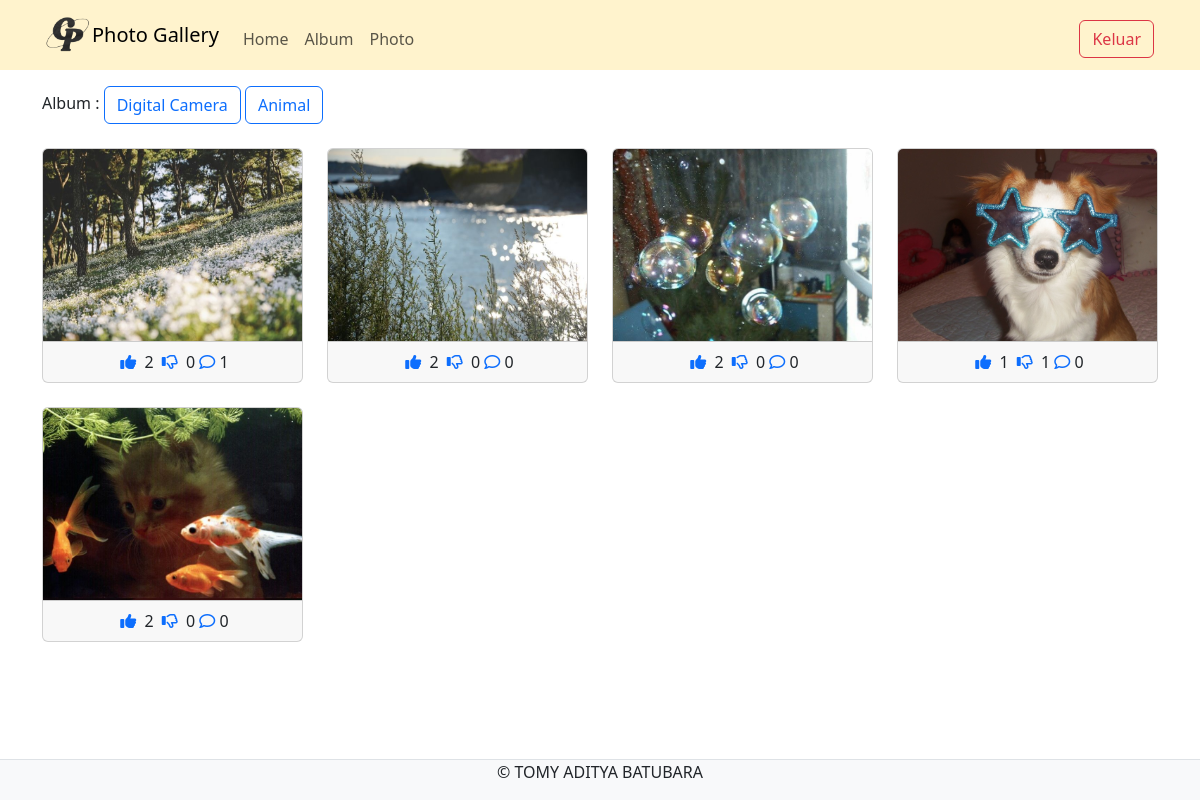
The app's page /admin/home.php?albumid=9 (signed in) with its own data.
### tables this page shows
CREATE TABLE `album` (
  `albumid` int(11) NOT NULL,
  `namaalbum` varchar(255) NOT NULL,
  `deskripsi` text NOT NULL,
  `tanggaldibuat` date NOT NULL,
  `userid` int(11) NOT NULL
);

CREATE TABLE `foto` (
  `fotoid` int(11) NOT NULL,
  `judulfoto` varchar(255) NOT NULL,
  `deskripsifoto` text NOT NULL,
  `tanggalunggah` date NOT NULL,
  `lokasifile` varchar(255) NOT NULL,
  `albumid` int(11) NOT NULL,
  `userid` int(11) NOT NULL
);

### admin/home.php (the view, shortened to what this page needs)
<?php
$userid = $_SESSION['userid'];
include'../config/koneksi.php';
?>
<!DOCTYPE html>
<html>
<head>
  <link rel="stylesheet" type="text/css" href="../assets/css/bootstrap.min.css">
  <link rel="stylesheet" href="https://cdnjs.cloudflare.com/ajax/libs/font-awesome/6.5.1/css/all.min.css"/>
</head>
<body>
  <nav class="navbar navbar-expand-lg bg-warning-subtle">
    <div class="container">
	<img src="Untitled507_20240319140438.png" alt="Logo" width="50">
      <a class="navbar-brand" href="index.php"> Photo Gallery </a>
      <div class="collapse navbar-collapse mt-2" id="navbarNavAltMarkup">
        <div class="navbar-nav me-auto">
          <a href="home.php" class="nav-link"> Home </a>
          <a href="album.php" class="nav-link"> Album </a>
          <a href="foto.php" class="nav-link"> Photo </a>
        </div>
        <a href="../config/aksi_logout.php" class="btn btn-outline-danger m-1"> Keluar </a>
      </div>
  </nav>
  <div class="container mt-3 mt-2">
	Album :
	<?php
	$album = mysqli_query($koneksi, "SELECT * FROM album WHERE userid='$userid'");
	while($row = mysqli_fetch_array($album)) { ?>
	<a href ="home.php?albumid=<?php echo $row['albumid'] ?>" class ="btn btn-outline-primary">
	<?php echo $row['namaalbum'] ?></a>
	<?php } ?>
    <div class="row">
    <?php
	if (isset($_GET['albumid'])) {
	$albumid  = $_GET['albumid'];
    $query = mysqli_query($koneksi, "SELECT * FROM foto WHERE userid='$userid' AND albumid='$albumid'");
    while($data = mysqli_fetch_array($query)) {
    ?>
        <div class="col-md-3">
          <a type="button" data-bs-toggle="modal" data-bs-target="#komentar<?php echo $data['fotoid']?>">
            <div class="card">
              <img style ="height: 12rem;" src="../assets/img/<?php echo $data['lokasifile'] ?>" class="card-img-top"
			  title="<?php echo $data['judulfoto'] ?>">
              <div class="card-footer text-center">
				<?php
				$fotoid = $data['fotoid'];
				$ceksuka = mysqli_query($koneksi, "SELECT * FROM likefoto WHERE fotoid='$fotoid' AND userid='$userid'");
				$cekbatalsuka = mysqli_query($koneksi, "SELECT * FROM dislikefoto WHERE fotoid='$fotoid' AND userid='$userid'");
				if (mysqli_num_rows($ceksuka) == 1) { ?>
				<a href="../config/proses_like.php?fotoid=<?php echo $data ['fotoid'] ?>" type="submit" name="batalsuka"><i class="fa fa-thumbs-up m-1"></i></a>
				<?php } else { ?>
				<a href="../config/proses_like.php?fotoid=<?php echo $data ['fotoid'] ?>" type="submit" name="suka"><i class="fa-regular fa-thumbs-up m-1"></i></a>
				<?php }
				$like = mysqli_query($koneksi, "SELECT * FROM likefoto WHERE fotoid='$fotoid'");
				echo mysqli_num_rows($like). ' ';
				?>
				<?php
				if (mysqli_num_rows($cekbatalsuka) == 1) { ?>
				<a href="../config/proses_dislike.php?fotoid=<?php echo $data ['fotoid'] ?>" type="submit" name="batal_batalsuka"><i class="fa fa-thumbs-down m-1"></i></a>
				<?php } else { ?>
				<a href="../config/proses_dislike.php?fotoid=<?php echo $data ['fotoid'] ?>" type="submit" name="batalsuka"><i class="fa-regular fa-thumbs-down m-1"></i></a>
				<?php }
				$dislike = mysqli_query($koneksi, "SELECT * FROM dislikefoto WHERE fotoid='$fotoid'");
				echo mysqli_num_rows($dislike). ' ';
				?>
                <a href="#" type="button" data-bs-toggle="modal" data-bs-target="#komentar<?php echo $data['fotoid']?>"><i class="fa-regular fa-comment"></i> </a>
                <?php
                $jmlkomen = mysqli_query($koneksi, "SELECT * FROM komentarfoto WHERE fotoid='$fotoid'");
                echo mysqli_num_rows($jmlkomen).' ';
                ?>
              </div>
            </div>
          </a>
     </div>
   </div>
<?php } } ?>
<footer class="d-flex justify-content-center border-top mt-3 bg-light fixed-bottom">
<p>&copy; TOMY ADITYA BATUBARA</p>
</footer>
</body>
</html>

### records on screen
album: namaalbum "Digital Camera"
album: namaalbum "Animal"
foto: lokasifile (picture), mysqli_num_rows($like) "2", mysqli_num_rows($dislike) "0", mysqli_num_rows($jmlkomen) "1"
foto: lokasifile (picture), mysqli_num_rows($like) "2", mysqli_num_rows($dislike) "0", mysqli_num_rows($jmlkomen) "0"
foto: lokasifile (picture), mysqli_num_rows($like) "2", mysqli_num_rows($dislike) "0", mysqli_num_rows($jmlkomen) "0"
foto: lokasifile (picture), mysqli_num_rows($like) "1", mysqli_num_rows($dislike) "1", mysqli_num_rows($jmlkomen) "0"
foto: lokasifile (picture), mysqli_num_rows($like) "2", mysqli_num_rows($dislike) "0", mysqli_num_rows($jmlkomen) "0"
